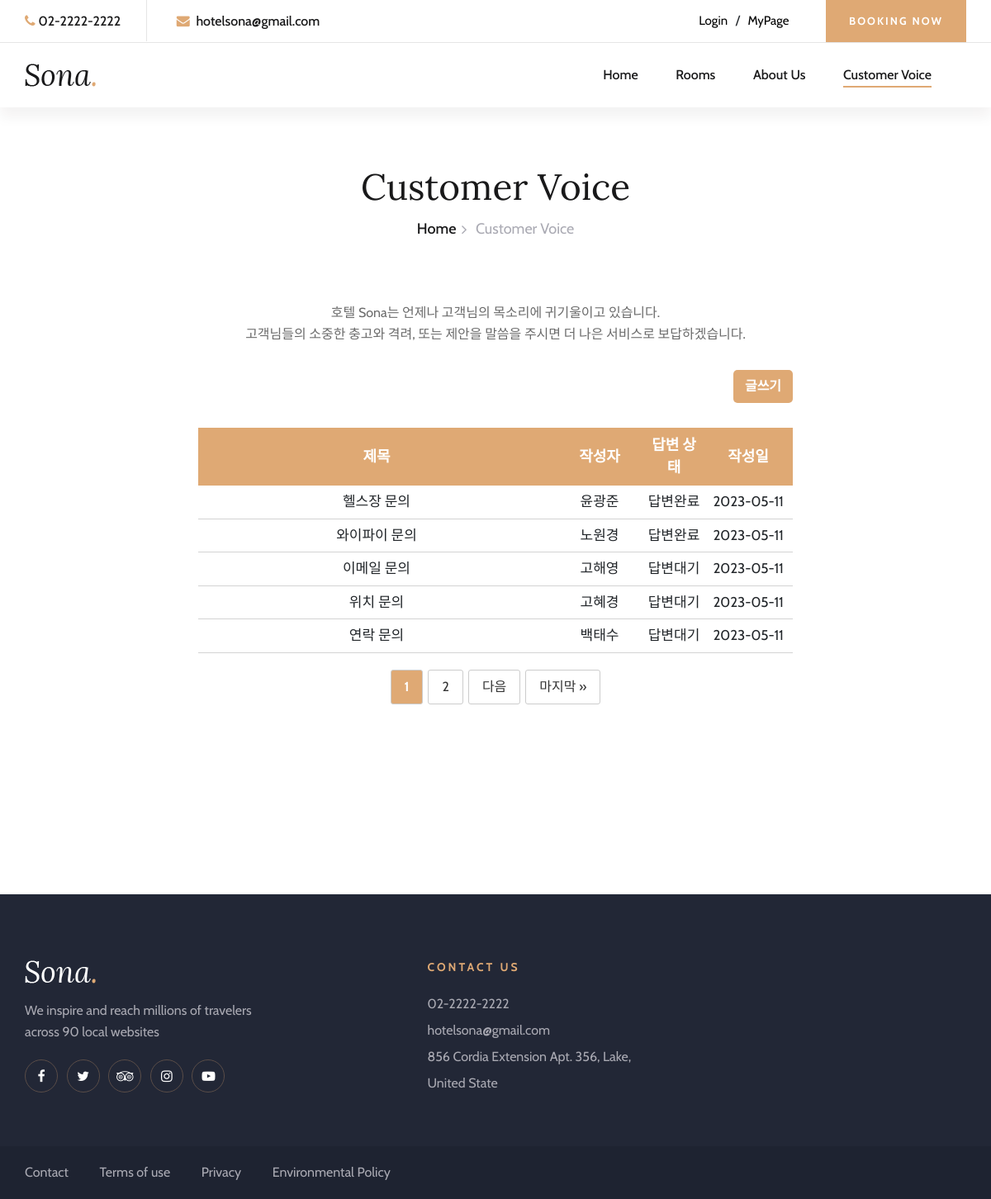
The page /inquiries/customer-voice/ on the database its author committed.
### inquiries/models.py (models this page shows, shortened)
class Question(models.Model):
    author = models.CharField(max_length=10)
    title = models.CharField(max_length=50)
    content = models.TextField()
    created_date = models.DateTimeField(auto_now_add=True)
    answer = models.OneToOneField('Answer', on_delete=models.CASCADE, null=True, blank=True)

### inquiries/views.py (the view)
# urls.py: path('customer-voice/', views.customer_voice, name='customer_voice'),
def customer_voice(request):
    question_list = Question.objects.order_by('-created_date') # order the questions by created_date
    paginator = Paginator(question_list, 5) # 10 questions per page
    page = request.GET.get('page') # get the current page number from the request's query parameter
    questions = paginator.get_page(page) # get the questions for the current page
    context = {'questions': questions}
    return render(request, 'customer-voice.html', context)

### inquiries/templates/customer-voice.html (shortened to what this page needs)
{% load static %}
<!DOCTYPE html>
<html lang="zxx">
  <head>
    <link
      rel="stylesheet"
      href="../../static/css/bootstrap.min.css"
      type="text/css"
    />
    <link
      rel="stylesheet"
      href="../../static/css/font-awesome.min.css"
      type="text/css"
    />
    <link
      rel="stylesheet"
      href="../../static/css/elegant-icons.css"
      type="text/css"
    />
    <link
      rel="stylesheet"
      href="../../static/css/flaticon.css"
      type="text/css"
    />
    <link
      rel="stylesheet"
      href="../../static/css/owl.carousel.min.css"
      type="text/css"
    />
    <link
      rel="stylesheet"
      href="../../static/css/nice-select.css"
      type="text/css"
    />
    <link
      rel="stylesheet"
      href="../../static/css/jquery-ui.min.css"
      type="text/css"
    />
    <link
      rel="stylesheet"
      href="../../static/css/magnific-popup.css"
      type="text/css"
    />
    <link
      rel="stylesheet"
      href="../../static/css/slicknav.min.css"
      type="text/css"
    />
    <link rel="stylesheet" href="../../static/css/style.css" type="text/css" />
  </head>
  <body>
    <header class="header-section header-normal">
      <div class="top-nav">
        <div class="container">
          <div class="row">
            <div class="col-lg-6">
              <ul class="tn-left">
                <li><i class="fa fa-phone"></i>02-2222-2222</li>
                <li><i class="fa fa-envelope"></i> hotelsona@gmail.com</li>
              </ul>
            </div>
            <div class="col-lg-6">
              <div class="tn-right">
                <div class="top-social">
                  {% if user.is_authenticated %}
                  <form
                    action="{% url 'accounts:logout' %}"
                    method="POST"
                    style="margin: 0px; float: left"
                  >
                    {% csrf_token %}
                    <button
                      class="log"
                      type="submit"
                      style="
                        border: 0px;
                        background-color: white;
                        font-size: 15px;
                      "
                    >
                      Logout
                    </button>
                  </form>
                  {% else %}
                  <button
                    class="log"
                    type="button"
                    onclick="location.href='{% url 'accounts:login_view' %}'"
                    style="
                      border: 0px;
                      background-color: white;
                      font-size: 15px;
                    "
                  >
                    Login
                  </button>
                  {% endif %} /
                  <button
                    class="myPage"
                    type="button"
                    onclick="location.href='{% url 'mypage:mypage_1' %}'"
                    style="
                      border: 0px;
                      background-color: white;
                      font-size: 15px;
                    "
                  >
                    MyPage
                  </button>
                </div>
                <a href="{% url 'booking:booking' %}" class="bk-btn"
                  >Booking Now</a
                >
              </div>
            </div>
          </div>
        </div>
      </div>
      <div class="menu-item">
        <div class="container">
          <div class="row">
            <div class="col-lg-2">
              <div class="logo">
                <a href="{% url 'booking:index' %}">
                  <img src="../../static/img/logo.png" alt="" />
                </a>
              </div>
            </div>
            <div class="col-lg-10">
              <div class="nav-menu">
                <nav class="mainmenu">
                  <ul>
                    <li><a href="{% url 'booking:index' %}">Home</a></li>
                    <li><a href="{% url 'booking:rooms' %}">Rooms</a></li>
                    <li><a href="{% url 'booking:about_us' %}">About Us</a></li>
                    <li class="active">
                      <a href="{% url 'inquiries:customer_voice' %}"
                        >Customer Voice</a
                      >
                    </li>
                  </ul>
                </nav>
              </div>
            </div>
          </div>
        </div>
      </div>
    </header>
    <div class="breadcrumb-section">
      <div class="container">
        <div class="row">
          <div class="col-lg-12">
            <div class="breadcrumb-text">
              <h2>Customer Voice</h2>
              <div class="bt-option">
                <a href="{% url 'booking:index' %}">Home</a>
                <span>Customer Voice</span>
              </div>
            </div>
          </div>
        </div>
      </div>
    </div>
    <section class="contact-section spad" style="margin-top: -85px">
      <div class="intro" style="text-align: center; margin-bottom: 30px">
        <p>
          호텔 Sona는 언제나 고객님의 목소리에 귀기울이고 있습니다.<br />
          고객님들의 소중한 충고와 격려, 또는 제안을 말씀을 주시면 더 나은
          서비스로 보답하겠습니다.
        </p>
      </div>
      <div class="qurstion-table" style="width: 60%; margin-left: 20%">
        <button
          style="width: 10%; margin-left: 90%; margin-bottom: 30px"
          class="btn"
          onclick="location.href='{% url 'inquiries:customer_question' %}'"
        >
          글쓰기
        </button>
        <table style="width: 100%; text-align: center">
          <thead>
            <tr>
              <th>제목</th>
              <th>작성자</th>
              <th>답변 상태</th>
              <th>작성일</th>
            </tr>
          </thead>
          <tbody>
            {% for question in questions %}
            <tr
              style="border-bottom: 1px solid gray; cursor: pointer"
              onclick="location.href='{% url 'inquiries:question_detail'  question.pk  %}'"
            >
              <td style="width: 60%">{{ question.title }}</td>
              <td style="width: 15%">{{ question.author }}</td>
              {% if question.answer %}
              <td style="width: 10%">답변완료</td>
              {% else %}
              <td style="width: 10%">답변대기</td>
              {% endif %}
              <td style="width: 20%">
                {{ question.created_date|date:"Y-m-d" }}
              </td>
            </tr>
            {% endfor %}
          </tbody>
        </table>
        <div class="pagination">
        {% for i in questions.paginator.page_range %}
          {% if questions.number == i %}
            <span class="current-page">{{ i }}</span>
          {% else %}
            <a href="?page={{ i }}">{{ i }}</a>
          {% endif %}
        {% endfor %}
        {% if questions.has_next %}
          <a href="?page={{ questions.next_page_number }}">다음</a>
          <a href="?page={{ questions.paginator.num_pages }}">마지막 &raquo;</a>
        {% endif %}
        </div>
      </div>
    </section>
    <footer class="footer-section">
      <div class="container">
        <div class="footer-text">
          <div class="row">
            <div class="col-lg-4">
              <div class="ft-about">
                <div class="logo">
                  <a href="#">
                    <img src="../../static/img/footer-logo.png" alt="" />
                  </a>
                </div>
                <p>
                  We inspire and reach millions of travelers<br />
                  across 90 local websites
                </p>
                <div class="fa-social">
                  <a href="#"><i class="fa fa-facebook"></i></a>
                  <a href="#"><i class="fa fa-twitter"></i></a>
                  <a href="#"><i class="fa fa-tripadvisor"></i></a>
                  <a href="#"><i class="fa fa-instagram"></i></a>
                  <a href="#"><i class="fa fa-youtube-play"></i></a>
                </div>
              </div>
            </div>
            <div class="col-lg-3 offset-lg-1">
              <div class="ft-contact">
                <h6>Contact Us</h6>
                <ul>
                  <li>02-2222-2222</li>
                  <li>hotelsona@gmail.com</li>
                  <li>856 Cordia Extension Apt. 356, Lake, United State</li>
                </ul>
              </div>
            </div>
          </div>
        </div>
      </div>
      <div class="copyright-option">
        <div class="container">
          <div class="row">
            <div class="col-lg-7">
              <ul>
                <li><a href="#">Contact</a></li>
                <li><a href="#">Terms of use</a></li>
                <li><a href="#">Privacy</a></li>
                <li><a href="#">Environmental Policy</a></li>
              </ul>
            </div>
          </div>
        </div>
      </div>
    </footer>
  </body>
</html>

### inquiries/templates/customer-voice.html (style rules this page uses)
.btn { height: 40px; width: 100px; font-size: 16px; border-radius: 5px; border: none; background-color: #dfa974; text-align: center; font-weight: bold; color: white; }
th { color: white; background-color: #dfa974; font-size: 18px; padding-top: 8px; padding-bottom: 8px; }
td { border-bottom: 1px solid lightgray; font-size: 17px; padding-top: 7px; padding-bottom: 7px; }
.pagination { display: flex; justify-content: center; margin-top: 20px; }
.pagination a { color: #333; padding: 8px 16px; border-radius: 3px; border: 1px solid #ccc; margin: 0 3px; transition: background-color 0.3s ease; }
.pagination .current-page { font-weight: bold; border-radius: 3px; border: 1px solid #ccc; color: #fff; background-color: #dfa974; padding: 8px 16px; margin: 0 3px; }

### rows shown on the page
Question: title "헬스장 문의", author "윤광준", shows "답변완료", created_date "2023-05-11"
Question: title "와이파이 문의", author "노원경", shows "답변완료", created_date "2023-05-11"
Question: title "이메일 문의", author "고해영", shows "답변대기", created_date "2023-05-11"
Question: title "위치 문의", author "고혜경", shows "답변대기", created_date "2023-05-11"
Question: title "연락 문의", author "백태수", shows "답변대기", created_date "2023-05-11"

### other values the page prints
{{ i }} "1"
{{ i }} "2"
